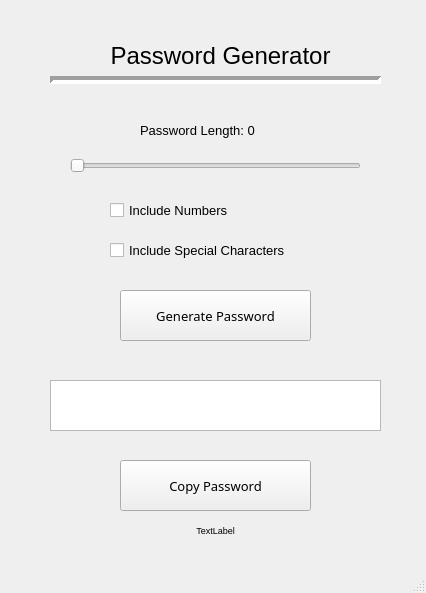
<?xml version="1.0" encoding="UTF-8"?>
<ui version="4.0">
 <class>MainWindow</class>
 <widget class="QMainWindow" name="MainWindow">
  <property name="geometry">
   <rect>
    <x>0</x>
    <y>0</y>
    <width>426</width>
    <height>593</height>
   </rect>
  </property>
  <property name="font">
   <font>
    <pointsize>7</pointsize>
   </font>
  </property>
  <property name="windowTitle">
   <string>MainWindow</string>
  </property>
  <widget class="QWidget" name="centralwidget">
   <widget class="QSlider" name="password_length_slider">
    <property name="geometry">
     <rect>
      <x>70</x>
      <y>150</y>
      <width>291</width>
      <height>31</height>
     </rect>
    </property>
    <property name="orientation">
     <enum>Qt::Horizontal</enum>
    </property>
   </widget>
   <widget class="QLabel" name="label">
    <property name="geometry">
     <rect>
      <x>70</x>
      <y>20</y>
      <width>301</width>
      <height>71</height>
     </rect>
    </property>
    <property name="font">
     <font>
      <pointsize>18</pointsize>
     </font>
    </property>
    <property name="text">
     <string>Password Generator</string>
    </property>
    <property name="alignment">
     <set>Qt::AlignCenter</set>
    </property>
   </widget>
   <widget class="Line" name="line">
    <property name="geometry">
     <rect>
      <x>50</x>
      <y>70</y>
      <width>331</width>
      <height>20</height>
     </rect>
    </property>
    <property name="lineWidth">
     <number>4</number>
    </property>
    <property name="orientation">
     <enum>Qt::Horizontal</enum>
    </property>
   </widget>
   <widget class="QLabel" name="slider_label">
    <property name="geometry">
     <rect>
      <x>140</x>
      <y>120</y>
      <width>161</width>
      <height>20</height>
     </rect>
    </property>
    <property name="font">
     <font>
      <pointsize>10</pointsize>
     </font>
    </property>
    <property name="text">
     <string>Password Length: 0</string>
    </property>
   </widget>
   <widget class="QCheckBox" name="include_numbers_checkbox">
    <property name="geometry">
     <rect>
      <x>110</x>
      <y>200</y>
      <width>171</width>
      <height>20</height>
     </rect>
    </property>
    <property name="font">
     <font>
      <pointsize>10</pointsize>
     </font>
    </property>
    <property name="text">
     <string>Include Numbers</string>
    </property>
   </widget>
   <widget class="QCheckBox" name="include_specialChars_checkbox">
    <property name="geometry">
     <rect>
      <x>110</x>
      <y>240</y>
      <width>241</width>
      <height>20</height>
     </rect>
    </property>
    <property name="font">
     <font>
      <pointsize>10</pointsize>
     </font>
    </property>
    <property name="text">
     <string>Include Special Characters</string>
    </property>
   </widget>
   <widget class="QPushButton" name="generate_button">
    <property name="geometry">
     <rect>
      <x>120</x>
      <y>290</y>
      <width>191</width>
      <height>51</height>
     </rect>
    </property>
    <property name="font">
     <font>
      <family>Gill Sans MT</family>
      <pointsize>10</pointsize>
      <weight>50</weight>
      <bold>false</bold>
      <underline>false</underline>
      <strikeout>false</strikeout>
      <kerning>true</kerning>
     </font>
    </property>
    <property name="text">
     <string>Generate Password</string>
    </property>
   </widget>
   <widget class="QPushButton" name="copy_button">
    <property name="geometry">
     <rect>
      <x>120</x>
      <y>460</y>
      <width>191</width>
      <height>51</height>
     </rect>
    </property>
    <property name="font">
     <font>
      <family>Gill Sans MT</family>
      <pointsize>10</pointsize>
      <weight>50</weight>
      <bold>false</bold>
      <underline>false</underline>
      <strikeout>false</strikeout>
      <kerning>true</kerning>
     </font>
    </property>
    <property name="text">
     <string>Copy Password</string>
    </property>
   </widget>
   <widget class="QLabel" name="copy_success_label">
    <property name="geometry">
     <rect>
      <x>80</x>
      <y>520</y>
      <width>271</width>
      <height>21</height>
     </rect>
    </property>
    <property name="text">
     <string>TextLabel</string>
    </property>
    <property name="alignment">
     <set>Qt::AlignCenter</set>
    </property>
   </widget>
   <widget class="QTextEdit" name="password_field">
    <property name="geometry">
     <rect>
      <x>50</x>
      <y>380</y>
      <width>331</width>
      <height>51</height>
     </rect>
    </property>
    <property name="font">
     <font>
      <pointsize>12</pointsize>
     </font>
    </property>
    <property name="readOnly">
     <bool>true</bool>
    </property>
    <property name="placeholderText">
     <string notr="true"/>
    </property>
   </widget>
  </widget>
  <widget class="QMenuBar" name="menubar">
   <property name="geometry">
    <rect>
     <x>0</x>
     <y>0</y>
     <width>426</width>
     <height>21</height>
    </rect>
   </property>
  </widget>
  <widget class="QStatusBar" name="statusbar"/>
 </widget>
 <resources/>
 <connections/>
</ui>
